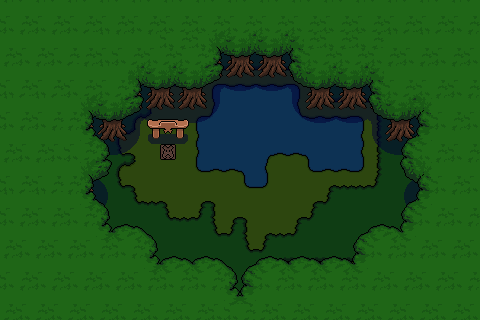

This is a level from a 2D game, rendered from its Tiled map with the project's own tilesets. A one-line summary and the complete map file follow:
An orthogonal 30x20 tile map with 16x16 px tiles, 3 tile layers (Base, Ground, Upper), 2 tilesets and 3 objects (Entrance, Resource, NPC).

<map version="1.10" tiledversion="1.10.2" orientation="orthogonal" renderorder="right-down" width="30" height="20" tilewidth="16" tileheight="16" infinite="0" nextlayerid="22" nextobjectid="74">
 <properties>
  <property name="RelicID" value="13" />
  <property name="FillerID" value="103-60-Spread-80/51-5/60-5/147-20" />
  <property name="FillerPercent" type="float" value="0.3" />
  <property name="MapType" value="Forest" />
  <property name="Outside" type="bool" value="true" />
  <property name="Randomize" type="bool" value="true" />
  <property name="ResourceItemID" value="162-C/227-C/148-U/163-R" />
  <property name="ResourceObjectID" value="105-U/106-U" />
  <property name="ResourceTotal" value="3-C/4-U/5-R" />
 </properties>
 <tileset firstgid="1" source="../Tilesets/tilesetManorGrounds.tsx" />
 <tileset firstgid="626" source="../Tilesets/tsWalls_Floors.tsx" />
 <layer id="19" name="Base" width="30" height="20">
  <data encoding="csv">
127,127,127,127,127,127,127,127,127,127,127,127,364,127,364,127,127,127,127,364,127,364,127,127,127,127,127,127,127,127,
127,127,127,127,127,127,127,127,127,364,127,127,127,364,364,127,364,364,364,127,127,364,127,364,364,127,127,127,127,127,
127,127,127,127,127,127,127,127,127,127,127,127,127,127,127,364,364,364,364,364,127,127,127,127,364,127,127,127,127,127,
127,127,127,127,127,127,127,364,127,364,364,127,127,127,127,127,127,364,127,127,202,202,127,127,127,127,127,127,127,127,
127,127,127,127,127,127,127,127,364,127,364,104,105,105,105,105,152,152,152,106,127,202,364,364,364,127,127,127,127,127,
127,127,127,127,127,127,127,364,364,364,104,153,27,260,261,314,314,314,262,126,364,202,364,364,127,127,364,127,127,127,
127,127,127,127,127,127,364,364,127,104,153,289,289,285,463,463,286,361,288,151,105,152,105,106,127,127,364,127,127,127,
127,127,127,127,127,127,364,127,104,153,27,27,260,315,286,286,361,286,313,261,261,314,262,126,127,364,364,127,127,127,
127,127,127,127,127,127,364,104,153,289,27,27,290,286,361,463,286,361,361,286,286,286,287,131,127,364,364,364,127,127,
127,127,127,127,127,127,127,154,103,289,27,27,285,463,361,463,263,311,264,265,361,463,288,126,364,127,127,127,364,127,
127,127,127,127,127,127,127,104,153,289,27,27,310,311,311,265,287,289,27,310,311,264,312,126,364,127,364,127,364,127,
127,127,127,127,127,127,364,154,103,27,27,27,27,289,289,310,312,289,289,27,101,155,102,156,127,127,127,127,364,127,
127,127,127,127,127,127,127,127,154,102,103,27,101,103,289,289,27,289,289,101,156,364,127,127,127,364,127,364,127,127,
127,127,127,127,127,127,364,127,127,364,154,102,156,129,101,103,27,27,101,156,364,364,127,127,364,364,364,364,127,364,
127,127,127,127,127,127,127,364,364,364,364,127,364,154,156,129,101,102,156,364,127,127,364,364,364,364,127,127,364,364,
127,127,127,127,127,127,127,127,127,127,364,364,127,127,364,154,156,127,127,364,127,127,127,127,127,127,127,127,364,364,
127,127,127,127,127,127,127,127,127,127,127,127,127,364,127,127,127,104,152,152,105,152,106,127,127,364,127,364,364,364,
127,127,127,127,127,127,127,127,127,127,127,127,127,127,127,127,127,154,155,155,155,103,151,106,364,127,364,127,127,127,
127,127,127,127,127,127,127,127,127,127,127,127,127,127,127,127,127,127,127,127,127,154,155,156,364,127,127,127,127,127,
127,127,127,127,127,127,127,127,127,127,127,127,127,127,127,127,127,127,127,127,127,364,364,364,127,127,127,127,127,127
</data>
 </layer>
 <layer id="20" name="Ground" width="30" height="20">
  <data encoding="csv">
19,20,19,20,19,20,19,20,19,20,19,20,19,20,19,20,19,20,19,20,19,20,19,20,19,20,19,20,19,20,
41,42,41,141,142,42,41,42,41,42,41,42,41,42,41,42,41,42,41,42,41,42,41,42,41,42,41,42,41,42,
20,19,20,19,20,20,19,19,20,19,20,42,41,120,66,67,66,67,66,42,41,42,41,42,19,20,19,20,20,19,
42,41,42,41,42,42,41,41,42,41,42,41,42,92,91,92,91,92,91,41,42,41,42,41,42,41,42,41,42,41,
19,20,19,20,20,19,19,20,67,66,67,66,67,117,116,117,116,117,116,66,67,66,67,66,19,20,19,20,19,20,
41,42,41,42,41,42,41,42,92,91,92,91,92,167,141,142,141,142,168,91,92,91,92,91,41,42,41,42,41,42,
19,20,19,20,20,120,66,67,117,116,117,116,117,118,0,0,0,0,115,116,117,116,117,116,66,67,20,19,20,19,
41,42,41,42,42,92,91,92,167,141,142,141,142,143,0,0,0,0,140,141,142,141,142,168,91,92,91,41,42,41,
20,19,20,19,19,117,116,117,118,398,399,400,0,0,0,0,0,0,0,0,0,0,0,115,116,117,116,117,19,20,
42,41,42,41,41,42,141,142,143,0,1002,0,0,0,0,0,0,0,0,0,0,0,0,140,141,142,141,142,41,42,
19,20,19,20,20,120,0,0,0,0,0,0,0,0,0,0,0,0,0,0,0,0,0,0,0,0,119,19,20,19,
41,42,41,42,42,92,166,0,0,0,0,0,0,0,0,0,0,0,0,0,0,0,0,0,0,165,91,41,42,41,
19,20,19,20,19,117,118,0,0,0,0,0,0,0,0,0,0,0,0,0,0,0,0,0,0,115,116,20,19,20,
41,42,41,42,41,42,143,0,0,0,0,0,0,0,0,0,0,0,0,0,0,0,0,0,0,140,41,42,41,42,
20,19,20,19,20,19,0,0,0,0,0,0,0,0,0,0,0,0,0,0,0,0,0,0,0,0,20,19,20,19,
42,41,42,41,42,41,42,41,42,0,0,0,0,0,0,0,0,0,0,0,0,0,0,41,42,41,42,41,42,41,
19,20,19,20,19,20,19,20,19,0,0,0,0,0,0,0,0,0,0,0,0,0,0,20,19,20,19,20,19,20,
41,42,41,42,41,42,41,42,41,42,41,42,41,42,0,0,41,42,41,42,41,42,41,42,41,42,41,42,41,42,
20,19,20,19,20,19,20,19,20,19,20,19,20,19,0,0,20,19,20,19,20,19,20,19,20,19,20,19,20,19,
42,41,42,41,42,41,42,41,42,41,42,41,42,41,0,0,42,41,42,41,42,41,42,41,42,41,42,41,42,41
</data>
 </layer>
 <layer id="21" name="Upper" width="30" height="20">
  <data encoding="csv">
19,20,19,20,19,20,19,20,19,20,19,20,19,20,19,20,19,20,19,0,0,0,0,0,0,0,0,0,0,0,
41,42,41,42,41,42,0,0,0,0,41,42,41,42,41,42,41,42,41,0,0,0,0,0,0,0,0,0,0,0,
20,19,20,19,20,20,0,0,0,0,41,42,41,120,66,67,66,67,66,0,0,0,0,0,0,0,0,0,0,0,
42,41,42,41,42,42,0,0,0,0,42,41,42,43,0,0,0,0,40,41,42,41,42,41,42,41,42,41,0,0,
19,20,19,20,20,0,0,0,0,0,67,66,67,68,0,0,0,0,65,66,67,66,67,66,19,20,19,20,0,0,
41,42,41,42,41,42,0,0,43,0,0,0,0,93,0,0,0,0,90,0,0,0,0,40,41,42,41,42,0,0,
19,20,19,20,20,120,0,0,68,0,0,0,0,0,0,0,0,0,0,0,0,0,0,65,66,67,119,0,0,0,
41,42,41,42,42,43,0,0,93,373,374,375,0,0,0,0,0,0,0,0,0,0,0,90,0,0,40,0,0,0,
20,19,20,19,19,95,18,0,0,0,0,0,0,0,0,0,0,0,0,0,0,0,0,0,0,15,94,20,19,20,
42,41,42,41,41,42,43,0,0,0,0,0,0,0,0,0,0,0,0,0,0,0,0,0,0,40,41,42,41,42,
19,20,19,20,20,120,68,0,0,0,0,0,0,0,0,0,0,0,0,0,0,0,0,0,0,65,119,19,20,19,
41,42,41,42,42,43,93,0,0,0,0,0,0,0,0,0,0,0,0,0,0,0,0,0,0,90,40,41,42,41,
19,20,19,20,19,95,18,0,0,0,0,0,0,0,0,0,0,0,0,0,0,0,0,0,0,15,94,20,19,20,
41,42,41,42,41,42,43,0,0,0,0,0,0,0,0,0,0,0,0,0,0,0,0,0,0,40,41,42,41,42,
20,19,20,19,20,19,95,16,17,18,0,0,0,0,0,0,0,0,0,0,0,0,15,16,17,94,20,19,20,19,
42,41,42,41,42,41,42,41,42,43,0,0,0,0,0,0,0,0,0,0,0,0,40,41,42,41,42,41,42,41,
19,20,19,20,19,20,19,20,19,95,16,17,16,17,18,15,16,17,16,17,16,17,94,20,19,20,19,20,19,20,
41,42,41,42,41,42,41,42,41,42,41,42,41,42,43,40,41,42,41,42,41,42,41,42,41,42,41,42,41,42,
20,19,20,19,20,19,20,19,20,19,20,19,20,19,95,94,20,19,20,19,20,19,20,19,20,19,20,19,20,19,
42,41,42,41,42,41,42,41,42,41,42,41,42,41,41,42,42,41,42,41,42,41,42,41,42,41,42,41,42,41
</data>
 </layer>
 <objectgroup id="4" name="Travel">
  <object id="51" name="Entrance" x="224" y="304" width="32" height="4">
   <properties>
    <property name="EntranceDir" value="Up" />
    <property name="Map" value="mapWoods_Small" />
   </properties>
  </object>
 </objectgroup>
 <objectgroup id="5" name="MapObject">
  <object id="73" name="Resource" x="208" y="96" width="144" height="64">
   <properties>
    <property name="FishingHole" type="bool" value="true" />
    <property name="ItemID" value="210-C/211-U" />
   </properties>
  </object>
 </objectgroup>
 <objectgroup id="6" name="Character">
  <object id="71" name="NPC" x="272" y="160" width="16" height="16">
   <properties>
    <property name="NPC_ID" type="int" value="43" />
   </properties>
  </object>
 </objectgroup>
</map>
